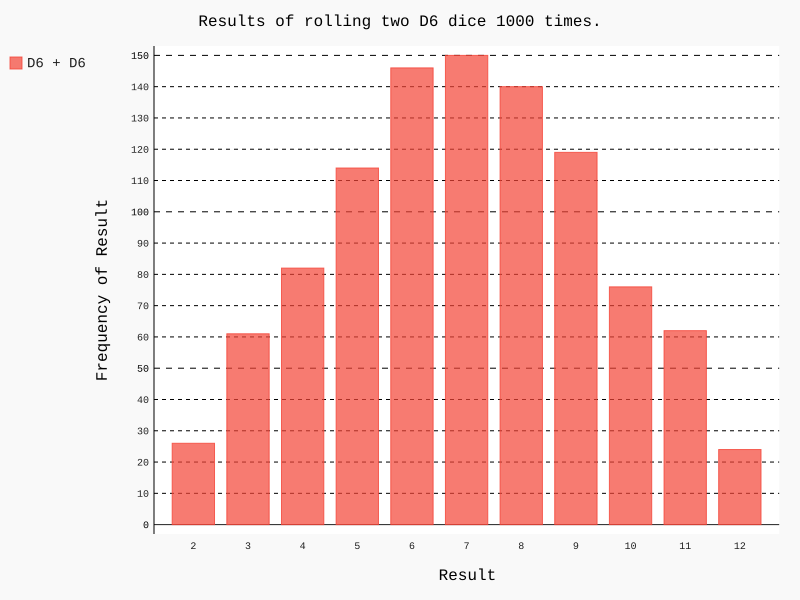

This chart was generated by the following Python code:
from die import Die
import pygal

# Создание двух кубиков D6.
die_1 = Die()
die_2 = Die()

# Моделирование серии бросков с сохранением результатов в списке.
results = []
for roll_number in range(1000):
    result = die_1.roll() + die_2.roll()
    results.append(result)

# Анализ результатов.
frequencies = []
max_result = die_1.num_sides + die_2.num_sides
for value in range(2, max_result + 1):
    frequency = results.count(value)
    frequencies.append(frequency)

# print(frequencies)

# Визуализация результатов.
hist =pygal.Bar()
hist.title = "Results of rolling two D6 dice 1000 times."
hist.x_labels = ['2', '3', '4', '5', '6', '7', '8', '9', '10', '11', '12']
hist.x_title = "Result"
hist.y_title = "Frequency of Result"
# Метод add() используется для добавления на гистограмму серии значений
# (при этом ему передается метка для добавляемого набора и список значений,
# отображаемых на диаграмме).
hist.add('D6 + D6', frequencies)
hist.render_to_file('dice_visual.svg')  # открывать в браузере

# интерактивность диаграмм, построенных с использованием Pygal:
# если навести указатель мыши на столбец диаграммы, вы увидите данные,
# связанные с этим столбцом. Данная возможность особенно полезна при
# нанесении нескольких наборов данных на одну диаграмму.
